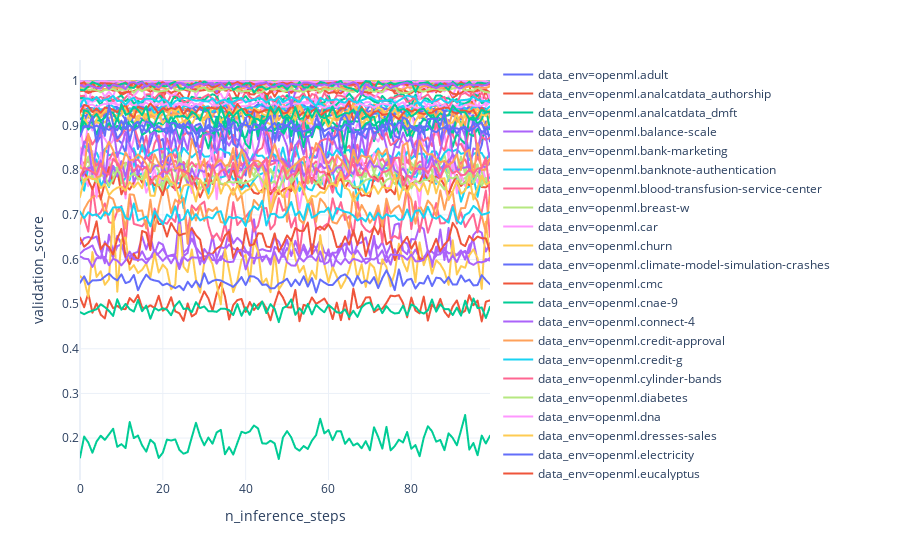

This figure's notebook cell:
### Markdown cell above
### Plot of Test Data Environment Validation Scores

### Code cell
px.line(
    inference_results.query("data_env_partition == 'test'"),
    x="n_inference_steps",
    y="validation_score",
    template="plotly_white",
    color="data_env",
)
